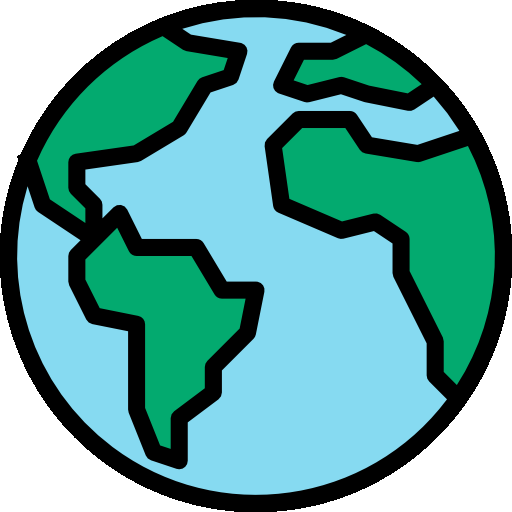
#> input picture LUDO/glob.png, 512 x 512 px
$ python visualizer.py
#> lines starting #> are read from the running program, lines starting #| are printed output that depends on the picture; after the words box and inside, x2 and y2 are one past the last pixel; in counts of white or black regions, pixels touching at a corner belong together
import cv2
import numpy as np
from tqdm import tqdm
from collections import defaultdict
import os

GOAL_COLOR = (234, 255, 0)
PLAYER_1_COLOR = (74, 214, 39)
PLAYER_1_AREAL_COLOR = (173, 185, 58)
PLAYER_2_COLOR = (210, 219, 105)
PLAYER_2_AREAL_COLOR = (241, 184, 53)
PLAYER_3_COLOR = (46, 171, 255)
PLAYER_3_AREAL_COLOR = (79, 78, 127)
PLAYER_4_COLOR = (255, 107, 107)
PLAYER_4_AREAL_COLOR = (239, 59, 74)
TAILE_BACKGROUND_COLOR = (174, 95, 74)
BOARD_BACKGROUND_COLOR = (186, 202, 215)

TAILE_SICE_FULL = np.array([64, 64])
TAILE_PIECE_R = 20
BOARD_TAILE_SIZE = np.array([17, 20])
BOARS_SIZE = TAILE_SICE_FULL * BOARD_TAILE_SIZE

COLOR_TEST_TAILES = [
    [[8, 3], [8, 4], [8, 5], [8, 6]],
    [[8, 10], [8, 11], [8, 12], [8, 13]],
    [[6, 8], [5, 8], [4, 8], [3, 8]],
    [[10, 8], [11, 8], [12, 8], [13, 8]],
    [[7, 7], [7, 9], [9, 7], [9, 9]],
    [[7, 6], [7, 10], [9, 6], [9, 10]],
    [[13, 4], [4, 3], [3, 12], [12, 13]]
]

GOAL_TAILES = [
    [7, 7],
    [7, 8],
    [7, 9],
    [8, 7],
    [8, 8],
    [8, 9],
    [9, 7],
    [9, 8],
    [9, 9]
]

PLAYER_1_GOAL_AREAL = [
    [14, 7],
    [14, 8],
    [13, 8],
    [12, 8],
    [11, 8],
    [10, 8],
]
PLAYER_1_HOME_TAILES = [
    [12, 3],
    [14, 3],
    [12, 5],
    [14, 5]
]

PLAYER_2_GOAL_AREAL = [
    [7, 2],
    [8, 2],
    [8, 3],
    [8, 4],
    [8, 5],
    [8, 6]
]

PLAYER_2_HOME_TAILES = [
    [5, 2],
    [5, 4],
    [3, 4],
    [3, 2]
]

PLAYER_3_GOAL_AREAL = [
    [2, 9],
    [2, 8],
    [3, 8],
    [4, 8],
    [5, 8],
    [6, 8]
]

PLAYER_3_HOME_TAILES = [
    [2, 11],
    [2, 13],
    [4, 11],
    [4, 13]
]

PLAYER_4_GOAL_AREAL = [
    [9, 14],
    [8, 14],
    [8, 13],
    [8, 12],
    [8, 11],
    [8, 10]
]

PLAYER_4_HOME_TAILES = [
    [11, 14],
    [13, 14],
    [13, 12],
    [11, 12]
]

STARS_TAILES = [
    [15, 8],
    [10, 7],
    [8, 1],
    [7, 6],
    [1, 8],
    [6, 9],
    [8, 15],
    [9, 10]
]

GLOBS_TIALES = [
    [13, 9],
    [14, 7],
    [9, 3],
    [7, 2],
    [3, 7],
    [2, 9],
    [7, 13],
    [9, 14]
]
FREE_TAIALES = [
    [10, 9],
    [11, 9],
    [12, 9],
    [14, 9],
    [15, 9],
    [15, 7],
    [13, 7],
    [12, 7],
    [11, 7],
    [9, 6],
    [9, 5],
    [9, 4],
    [9, 2],
    [9, 1],
    [7, 1],
    [7, 3],
    [7, 4],
    [7, 5],
    [6, 7],
    [5, 7],
    [4, 7],
    [2, 7],
    [1, 7],
    [1, 9],
    [3, 9],
    [4, 9],
    [5, 9],
    [7, 10],
    [7, 11],
    [7, 12],
    [7, 14],
    [7, 15],
    [9, 15],
    [9, 13],
    [9, 12],
    [9, 11]
]

TRACK_PLAYER_1 = np.array(
    [[14, 7], [13, 7], [12, 7], [11, 7], [10, 7], [9, 6], [9, 5], [9, 4], [9, 3], [9, 2], [9, 1], [8, 1], [7, 1],
     [7, 2], [7, 3], [7, 4], [7, 5], [7, 6], [6, 7], [5, 7], [4, 7], [3, 7], [2, 7], [1, 7], [1, 8], [1, 9], [2, 9],
     [3, 9], [4, 9], [5, 9], [6, 9], [7, 10], [7, 11], [7, 12], [7, 13], [7, 14], [7, 15], [8, 15], [9, 15], [9, 14],
     [9, 13], [9, 12], [9, 11], [9, 10], [10, 9], [11, 9], [12, 9], [13, 9], [14, 9], [15, 9], [15, 8], [15, 7],
     [14, 7], [14, 8], [13, 8], [12, 8], [11, 8], [10, 8], [9, 8]])
DIFF_1 = TRACK_PLAYER_1 - TRACK_PLAYER_1[0]
DIFF_2 = np.array([DIFF_1[:, 1], -DIFF_1[:, 0]]).T
DIFF_3 = np.array([-DIFF_1[:, 0], -DIFF_1[:, 1]]).T
DIFF_4 = np.array([-DIFF_1[:, 1], DIFF_1[:, 0]]).T

TRACK_PLAYER_2 = np.array([7, 2]) + DIFF_2
TRACK_PLAYER_3 = np.array([2, 9]) + DIFF_3
TRACK_PLAYER_4 = np.array([9, 14]) + DIFF_4

HOME_TAILES = {
    1: PLAYER_1_HOME_TAILES,
    2: PLAYER_2_HOME_TAILES,
    3: PLAYER_3_HOME_TAILES,
    4: PLAYER_4_HOME_TAILES
}

TRACKS = {
    1: TRACK_PLAYER_1,
    2: TRACK_PLAYER_2,
    3: TRACK_PLAYER_3,
    4: TRACK_PLAYER_4
}

PLAYER_COLORS = {
    1: PLAYER_1_COLOR,
    2: PLAYER_2_COLOR,
    3: PLAYER_3_COLOR,
    4: PLAYER_4_COLOR
}
folder, _ = os.path.split(__file__)

big_glob = cv2.imread(os.path.join(folder, "glob.png"))
#> big_glob is the input picture: shape (512, 512, 3); mean B, G, R 160.8, 165, 101.2
big_glob = cv2.cvtColor(big_glob, cv2.COLOR_BGR2RGB)
small_glob = cv2.resize(big_glob, (40, 40))
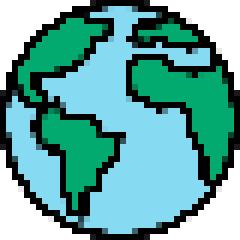
#> small_glob: shape (40, 40, 3) (shown 6 times larger); mean R, G, B 99.8, 164.2, 159.9
glob_mask = cv2.inRange(small_glob, (255, 255, 255), (255, 255, 255)) == 0
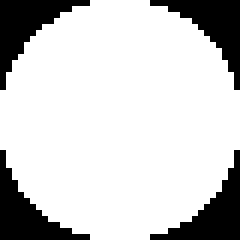
#> glob_mask: shape (40, 40) bool (shown 6 times larger); 79.9% white; 4 black regions, box (x1, y1, x2, y2) and area: (0, 0, 15, 15) 82, (25, 0, 40, 15) 80, (0, 25, 15, 40) 80, (25, 25, 40, 40) 80

big_star = cv2.imread(os.path.join(folder, "star.png"))
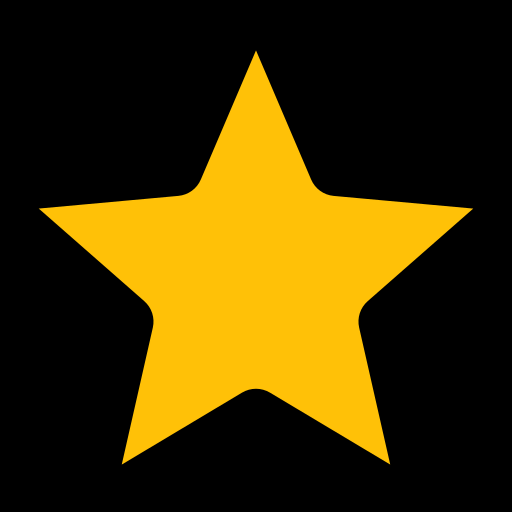
#> input picture LUDO/star.png, 512 x 512 px
#> big_star is the input picture: shape (512, 512, 3); mean B, G, R 1.9, 52, 68.7
big_star = cv2.cvtColor(big_star, cv2.COLOR_BGR2RGB)
small_star = cv2.resize(big_star, (40, 40))
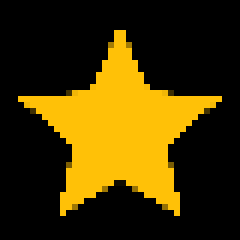
#> small_star: shape (40, 40, 3) (shown 6 times larger); mean R, G, B 68.8, 52.1, 1.9
star_mask = cv2.inRange(small_star, (0, 0, 0), (0, 0, 0)) == 0
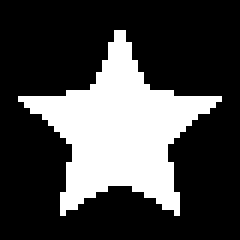
#> star_mask: shape (40, 40) bool (shown 6 times larger); 27.5% white; 1 white region, box (x1, y1, x2, y2) and area: (3, 5, 37, 36) 440


# [18 lines left out: functions get_taile_cord, draw_tail, not called in this run]


def get_all_tailes_within(n_start, n_end, m_start, m_end):
    return np.concatenate(np.mgrid[n_start:n_end, m_start:m_end].transpose())


# [101 lines left out: functions draw_text, draw_taile_indxs, draw_piece, draw_basic_board, get_tailes_player, get_tailes and 3 more, not called in this run]


def draw_dice(board, dice, player):
    _, _, _, bot_right, _ = get_taile_cord(3, 17)
    draw_text(board, f"{dice}", bot_right, PLAYER_COLORS[player], fontScale=3, thickness=3)


# [5 lines left out: function draw_move_count_backgound, not called in this run]


def draw_move_count(board, count):
    _, _, _, bot_right, center = get_taile_cord(1, 17)
    draw_text(board, f"{count}", (bot_right[0], center[1]), (0, 0, 0), fontScale=1, thickness=2)


# [58 lines left out: functions draw_moment, save_hist_video, put_image_at_taile, not called in this run]


def make_video_from_hist_file(hist_file, video_out, fps=8, frame_size=None, fourcc=None):
    hist = np.load(hist_file, allow_pickle=True)
    save_hist_video(video_out, hist, fps=fps, frame_size=frame_size, fourcc=fourcc)


# [4 lines left out: function make_img_of_board, not called in this run]
